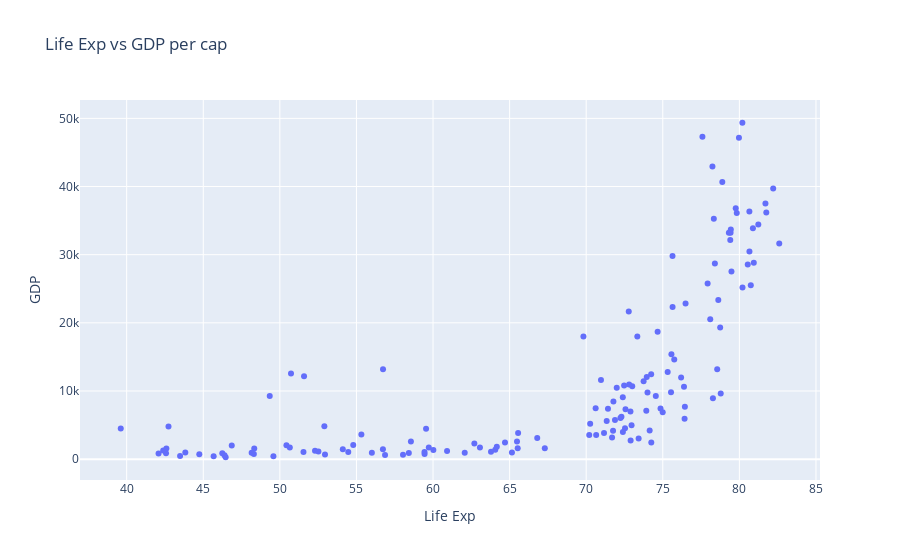

The cell this chart's notebook holds for it:
### Code cell
# scatter plot - life exp and gdp per cap

trace1 = go.Scatter(x = temp_df['lifeExp'],y=temp_df['gdpPercap'],mode='markers')
data = [trace1]
layout = go.Layout(title='Life Exp vs GDP per cap', 
                  yaxis = {'title':'GDP'}, xaxis = {'title':'Life Exp'})
fig = go.Figure(data,layout)
fig.show()

### Figure 1 — Plotly figure (JSON) as saved in the notebook; plotly's stock layout.template omitted (floating-point values rounded to 4 significant figures; data arrays with more than 128 entries replaced by an {"elided": "..."} marker saying what was removed)
{"data": [{"mode": "markers", "type": "scatter", "x": {"elided": "142 float values"}, "y": {"elided": "142 float values"}}], "layout": {"autosize": true, "title": {"text": "Life Exp vs GDP per cap"}, "xaxis": {"autorange": true, "range": [37.01, 85.2], "title": {"text": "Life Exp"}, "type": "linear"}, "yaxis": {"autorange": true, "range": [-3773.0, 53410.0], "title": {"text": "GDP"}, "type": "linear"}}}
